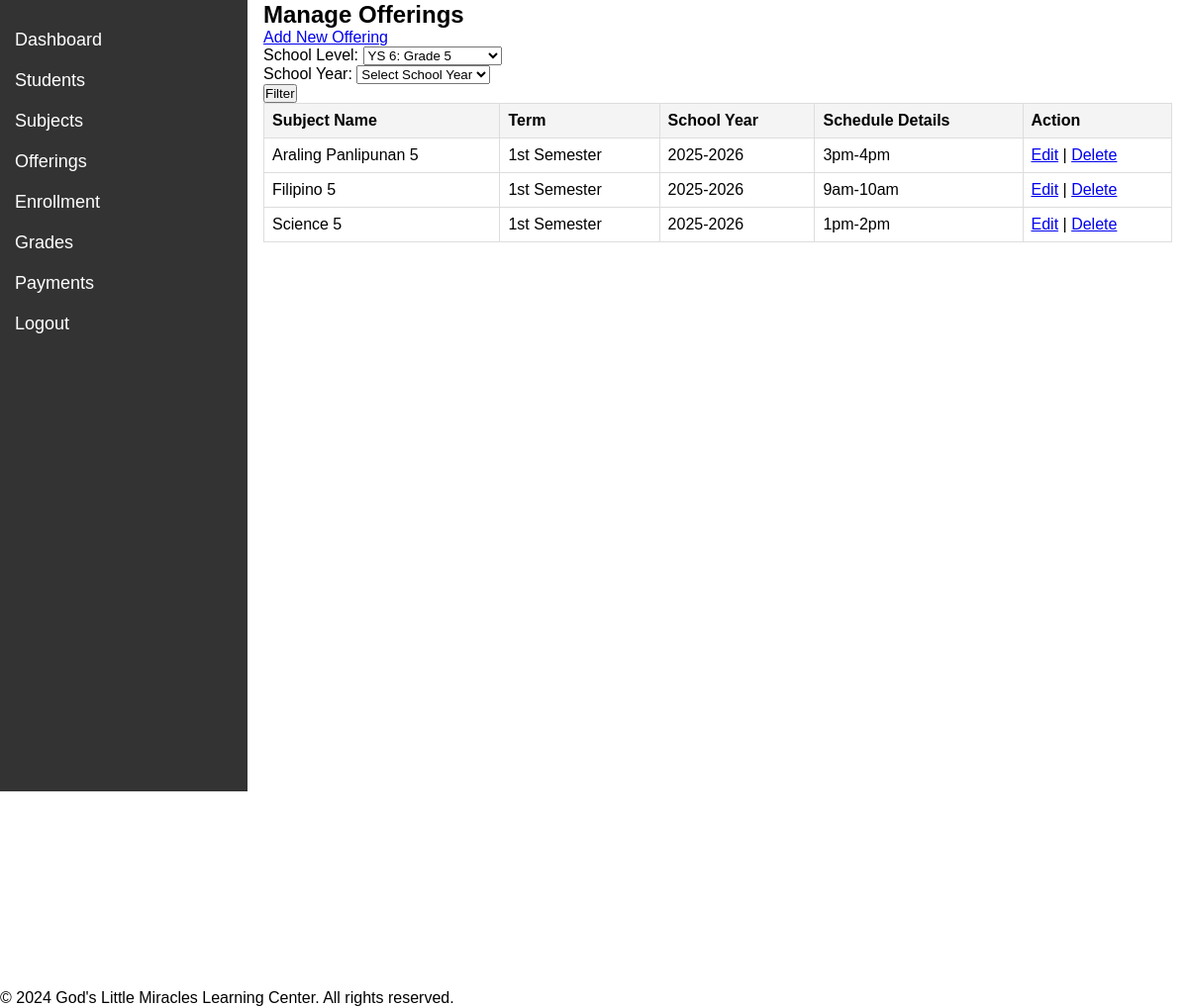
The app's page /teacher/manage_offerings.php?schoolLevel=YS 6: Grade 5 (signed in) with its own data.
### tables this page shows
CREATE TABLE `offerings` (
  `OfferingID` int(11) NOT NULL,
  `SubjectID` int(11) DEFAULT NULL,
  `Term` varchar(50) DEFAULT NULL,
  `SchoolYear` varchar(9) DEFAULT NULL,
  `ScheduleDetails` varchar(255) DEFAULT NULL
);

CREATE TABLE `subjects` (
  `SubjectID` int(11) NOT NULL,
  `SubjectName` varchar(100) DEFAULT NULL,
  `Description` text DEFAULT NULL,
  `SubjectSchoolLevel` varchar(255) DEFAULT NULL,
  `IsActive` tinyint(1) DEFAULT 1,
  `CreatedAt` timestamp NOT NULL DEFAULT current_timestamp(),
  `UpdatedAt` timestamp NOT NULL DEFAULT current_timestamp() ON UPDATE current_timestamp()
);

### teacher/manage_offerings.php (the view, shortened to what this page needs)
<?php
require_once '../includes/config.php';
$schoolLevels = [
    "Junior Nursery", "Senior Nursery", "YS 1: Kindergarten",
    "YS 2: Grade 1", "YS 3: Grade 2", "YS 4: Grade 3",
    "YS 5: Grade 4", "YS 6: Grade 5", "YS 7: Grade 6"
];
$selectedSchoolLevel = $_GET['schoolLevel'] ?? '';
$selectedSchoolYear = $_GET['schoolYear'] ?? '';
try {
    $sql = "SELECT o.OfferingID, s.SubjectName, o.Term, o.SchoolYear, o.ScheduleDetails
            FROM offerings o
            INNER JOIN subjects s ON o.SubjectID = s.SubjectID
            WHERE (:schoolLevel = '' OR s.SubjectSchoolLevel = :schoolLevel)
            AND (:schoolYear = '' OR o.SchoolYear = :schoolYear)
            ORDER BY s.SubjectSchoolLevel, o.SchoolYear DESC, o.Term, s.SubjectName";
    $stmt = $pdo->prepare($sql);
    $stmt->bindParam(':schoolLevel', $selectedSchoolLevel);
    $stmt->bindParam(':schoolYear', $selectedSchoolYear);
    $stmt->execute();
    $offerings = $stmt->fetchAll(PDO::FETCH_ASSOC);
} catch (PDOException $e) {
    echo "Oops! Something went wrong. Please try again later.";
    error_log($e->getMessage());
}
?>
<!DOCTYPE html>
<html lang="en">
<head>
    <link rel="stylesheet" href="../css/teacher_style.css">
</head>
<body>
    <?php include 'sidebar2.php'; ?>
    <div class="teacher-content">
        <h2>Manage Offerings</h2>
        <a href="add_offering.php" class="btn">Add New Offering</a>
        <form action="<?php echo htmlspecialchars($_SERVER["PHP_SELF"]); ?>" method="get">
            <div class="form-group">
                <label for="schoolLevel">School Level:</label>
                <select name="schoolLevel" id="schoolLevel" class="form-control">
                    <?php foreach ($schoolLevels as $level): ?>
                        <option value="<?php echo htmlspecialchars($level); ?>" <?php echo ($selectedSchoolLevel === $level) ? 'selected' : ''; ?>>
                            <?php echo htmlspecialchars($level); ?>
                        </option>
                    <?php endforeach; ?>
                </select>
            </div>
            <div class="form-group">
                <label for="schoolYear">School Year:</label>
                <select name="schoolYear" id="schoolYear" class="form-control">
                    <option value="">Select School Year</option>
                </select>
            </div>
            <input type="submit" value="Filter" class="btn">
        </form>
        <table>
            <thead>
                <tr>
                    <th>Subject Name</th>
                    <th>Term</th>
                    <th>School Year</th>
                    <th>Schedule Details</th>
                    <th>Action</th>
                </tr>
            </thead>
            <tbody>
                <?php if (!empty($offerings)): ?>
                    <?php foreach ($offerings as $offering): ?>
                    <tr>
                        <td><?php echo htmlspecialchars($offering['SubjectName']); ?></td>
                        <td><?php echo htmlspecialchars($offering['Term']); ?></td>
                        <td><?php echo htmlspecialchars($offering['SchoolYear']); ?></td>
                        <td><?php echo htmlspecialchars($offering['ScheduleDetails']); ?></td>
                        <td>
                            <a href="edit_offering.php?id=<?php echo $offering['OfferingID']; ?>">Edit</a> |
                            <a href="delete_offering.php?id=<?php echo $offering['OfferingID']; ?>" onclick="return confirm('Are you sure you want to delete this offering?');">Delete</a>
                        </td>
                    </tr>
                    <?php endforeach; ?>
                <?php else: ?>
                    <tr><td colspan="5">No offerings found.</td></tr>
                <?php endif; ?>
            </tbody>
        </table>
    </div>
    <?php include '../includes/footer.php'; ?>
</body>
</html>

### css/teacher_style.css (style rules this page uses)
table { width: 100%; border-collapse: collapse; }
th, td { border: 1px solid #ddd; padding: 8px; text-align: left; }
th { background-color: #f4f4f4; }

### css/sidebar2_style.css (style rules this page uses)
* { margin: 0; padding: 0; box-sizing: border-box; }
body { font-family: Arial, sans-serif; }
.teacher-content { margin-left: 250px; padding: 1px 16px; height: 1000px; }

### teacher/manage_offerings.php (style rules this page uses)
table { width: 100%; border-collapse: collapse; }
th, td { border: 1px solid #ddd; padding: 8px; text-align: left; }
th { background-color: #f4f4f4; }

### records on screen
offerings: SubjectID.SubjectName "Araling Panlipunan 5", Term "1st Semester", SchoolYear "2025-2026", ScheduleDetails "3pm-4pm"
offerings: SubjectID.SubjectName "Filipino 5", Term "1st Semester", SchoolYear "2025-2026", ScheduleDetails "9am-10am"
offerings: SubjectID.SubjectName "Science 5", Term "1st Semester", SchoolYear "2025-2026", ScheduleDetails "1pm-2pm"

### other values on screen
form field schoolLevel "YS 6: Grade 5"
